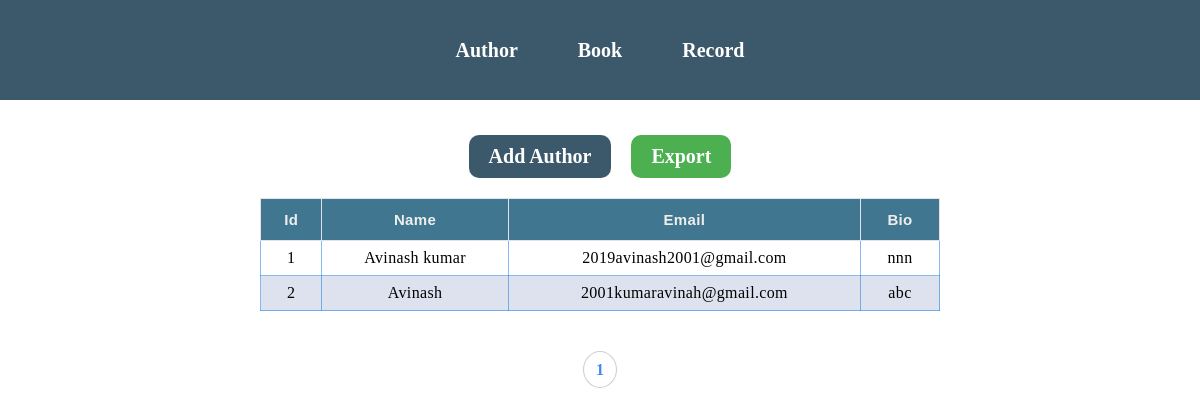
/, run on an earlier commit of the app's database.
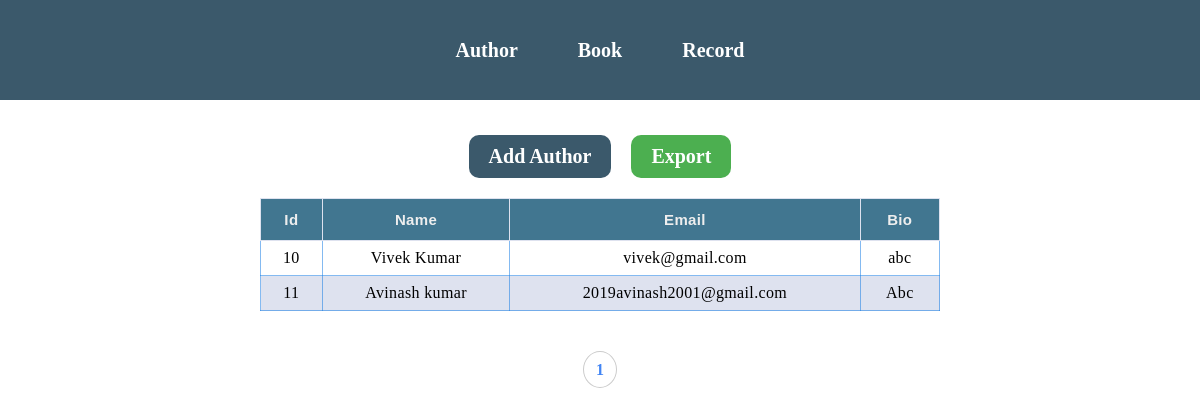
And on a later commit of the database.
### App/models.py (models this page shows, shortened)
class Author(models.Model):
    name = models.CharField(max_length=100)
    email = models.EmailField(max_length=100)
    bio=models.CharField(max_length=100)

### App/views.py (the view)
# urls.py: path('',home,name='home'),
def home(request):
    all_data=Author.objects.all()
    paginator=Paginator(all_data,10)
    page_number=request.GET.get('page')
    data=paginator.get_page(page_number)
    total_page=data.paginator.num_pages
    list=[n+1 for n in range(total_page)]
    return render(request,'author.html',{'data':data,'page':list})

### App/templates/author.html (shortened to what this page needs)
{% extends 'base.html' %}
{% block content %}
<div class="outer">
    <div class="btn">
        <a href="add_author" class="add-btn">Add Author</a>
        <a href="export_author_records" class="export-btn">Export</a>
    </div>
    <div class="container">
        <table class="table">
            <thead>
                <tr>
                    <th>Id</th>
                    <th>Name</th>
                    <th>Email</th>
                    <th>Bio</th>
                </tr>
            </thead>
            <tbody>
                {% for i in data %}
                <tr>
                    <td data-label="Id">{{i.id}}</td>
                    <td data-label="Name">{{i.name}}</td>
                    <td data-label="Email">{{i.email}}</td>
                    <td data-label="Bio">{{i.bio}}</td>
                </tr>
                {% endfor %}
            </tbody>
        </table>
    </div>
    <div class="pagination_rounded">
        <ul>
            {% for i in page %}
            <li>
                <a href="?page={{i}}" class="ab">{{i}}</a>
            </li>
            {% endfor %}
        </ul>
    </div>
</div>
{% endblock %}

What changed in the data, as far as the page shows it:
removed Author: id "1", name "Avinash kumar", email "2019avinash2001@gmail.com", bio "nnn"
removed Author: id "2", name "Avinash", email "2001kumaravinah@gmail.com", bio "abc"
added Author: id "10", name "Vivek Kumar", email "vivek@gmail.com", bio "abc"
added Author: id "11", name "Avinash kumar", email "2019avinash2001@gmail.com", bio "Abc"
